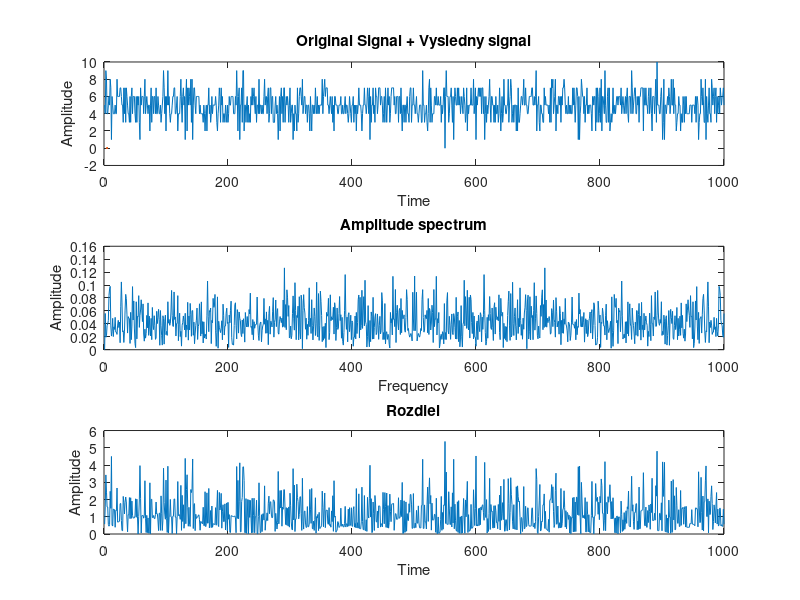

Write the MATLAB code that produced this figure.

clc; clear;

% Parameters
n = 10;
p = 0.5;
N = 1000;
a = binornd(n, p, 1, N);

% Fourier transform
c = fft(a) / N;
ca = abs(c);
ca(1) = 0;

smooth_range = length(a) * 0.025; %length(a)/40 je 25;
c(smooth_range+2:end-smooth_range) = 0;

y = ifft(c) * N;

subplot(3,1,1);
plot(a);
title('Original Signal + Vysledny signal');
xlabel('Time');
ylabel('Amplitude');
hold on
plot(y,'LineWidth',1)

subplot(3,1,2);
plot(ca);
title('Amplitude spectrum');
xlabel('Frequency');
ylabel('Amplitude');

subplot(3,1,3);
plot(abs(y-a));
title('Rozdiel');
xlabel('Time');
ylabel('Amplitude');
